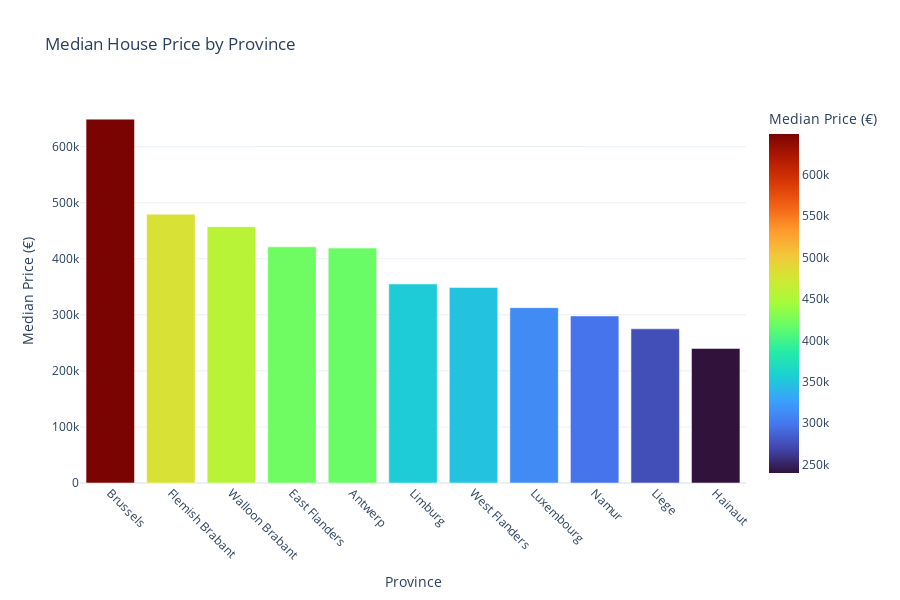

The notebook cell saved with this chart:
### Markdown cell above
df7 BEFORE /df8 AFTER (removal of outliers based on 3 sigma rule)

### Code cell
import plotly.express as px

# Calculate median house price per province
province_median = df8.groupby("province", as_index=False)["Price"].median()
province_median = province_median.sort_values("Price", ascending=False)

# Plot with bright colors
fig_province = px.bar(
    province_median,
    x="province",
    y="Price",
    title="Median House Price by Province",
    labels={"Price": "Median Price (€)", "province": "Province"},
    color="Price",
    color_continuous_scale="Turbo",
)

fig_province.update_layout(
    xaxis_tickangle=45,
    height=600,
    template="plotly_white",
    showlegend=False,
)

fig_province.show(renderer="vscode")

### Figure 1 — Plotly figure (JSON) as saved in the notebook; plotly's stock layout.template omitted (floating-point values rounded to 4 significant figures)
{"data": [{"hovertemplate": "Province=%{x}<br>Median Price (€)=%{marker.color}<extra></extra>", "legendgroup": "", "marker": {"color": [649000.0, 479500.0, 457200.0, 421300.0, 419000.0, 355000.0, 348800.0, 312800.0, 298000.0, 275000.0, 240000.0], "coloraxis": "coloraxis", "pattern": {"shape": ""}}, "name": "", "orientation": "v", "showlegend": false, "textposition": "auto", "type": "bar", "x": ["Brussels", "Flemish Brabant", "Walloon Brabant", "East Flanders", "Antwerp", "Limburg", "West Flanders", "Luxembourg", "Namur", "Liege", "Hainaut"], "xaxis": "x", "y": [649000.0, 479500.0, 457200.0, 421300.0, 419000.0, 355000.0, 348800.0, 312800.0, 298000.0, 275000.0, 240000.0], "yaxis": "y"}], "layout": {"barmode": "relative", "coloraxis": {"colorbar": {"title": {"text": "Median Price (€)"}}, "colorscale": [[0, "#30123b"], [0.07143, "#4145ab"], [0.1429, "#4675ed"], [0.2143, "#39a2fc"], [0.2857, "#1bcfd4"], [0.3571, "#24eca6"], [0.4286, "#61fc6c"], [0.5, "#a4fc3b"], [0.5714, "#d1e834"], [0.6429, "#f3c63a"], [0.7143, "#fe9b2d"], [0.7857, "#f36315"], [0.8571, "#d93806"], [0.9286, "#b11901"], [1, "#7a0402"]]}, "height": 600, "legend": {"tracegroupgap": 0}, "showlegend": false, "title": {"text": "Median House Price by Province"}, "xaxis": {"anchor": "y", "domain": [0, 1], "tickangle": 45, "title": {"text": "Province"}}, "yaxis": {"anchor": "x", "domain": [0, 1], "title": {"text": "Median Price (€)"}}}}
